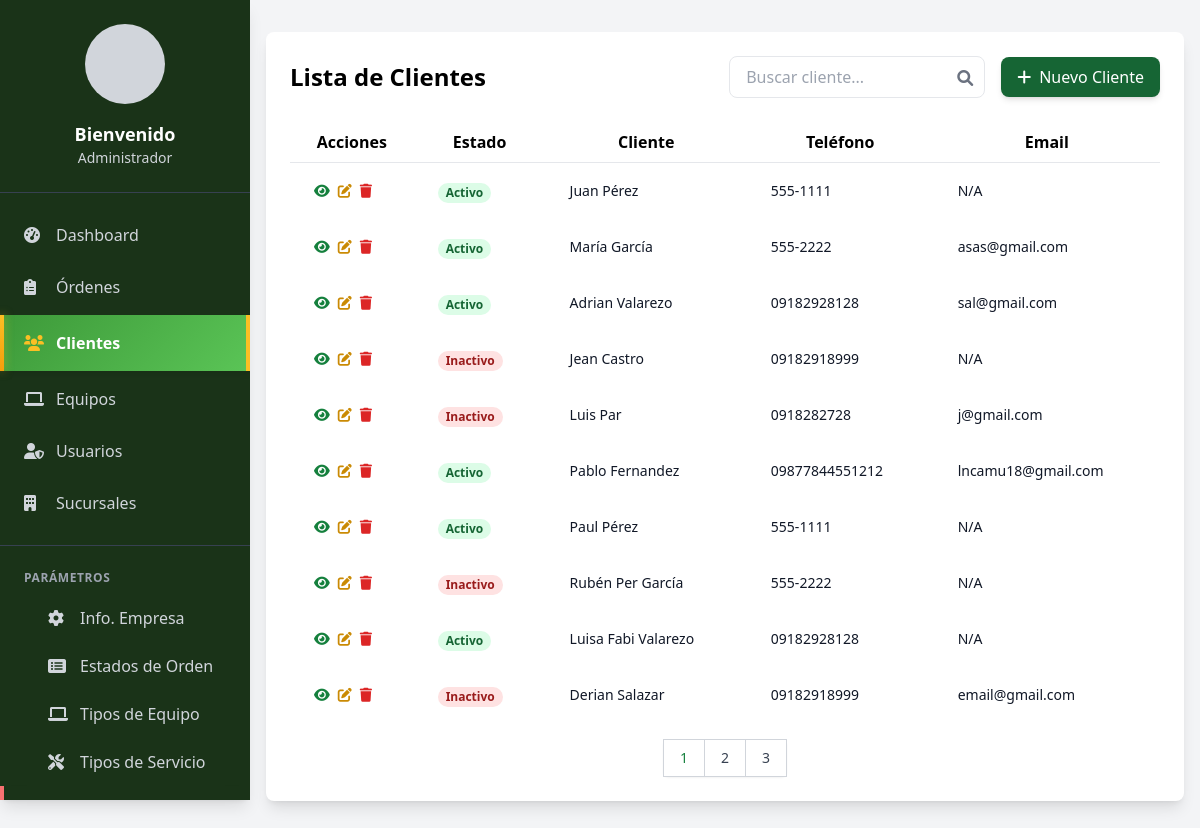
/modules/clientes/lista.php (signed in), run on the app's committed database.
### tables this page shows
CREATE TABLE IF NOT EXISTS clientes (
  id_cliente int(11) NOT NULL AUTO_INCREMENT,
  nombre_apellido varchar(100) NOT NULL,
  identificacion varchar(20) NOT NULL,
  direccion varchar(200) NOT NULL,
  telefono varchar(20) NOT NULL,
  empresa varchar(100) NOT NULL,
  id_tipo_cliente int(11) DEFAULT NULL,
  estado tinyint(1) DEFAULT 1,
  email varchar(100) DEFAULT 'N/A',
  PRIMARY KEY (id_cliente),
  UNIQUE KEY uq_identificacion (identificacion),
  KEY fk_clientes_tipo (id_tipo_cliente),
  CONSTRAINT clientes_ibfk_1 FOREIGN KEY (id_tipo_cliente) REFERENCES tipos_cliente (id_tipo_cliente)
);

### modules/clientes/lista.php (the view, shortened to what this page needs)
<?php
require_once '../../config/database.php';
$items_por_pagina = 10;
$pagina_actual = isset($_GET['pagina']) ? (int)$_GET['pagina'] : 1;
$query = "SELECT * FROM clientes WHERE 1=1";
$params = [];
$stmt = $conn->prepare($query);
$stmt->execute($params);
$total_registros = $stmt->rowCount();
$total_paginas = ceil($total_registros / $items_por_pagina);
$offset = ($pagina_actual - 1) * $items_por_pagina;
$query .= " LIMIT :offset, :limit";
$params['offset'] = $offset;
$params['limit'] = $items_por_pagina;
$stmt = $conn->prepare($query);
foreach ($params as $key => $value) {
    if ($key == 'offset' || $key == 'limit') {
        $stmt->bindValue($key, $value, PDO::PARAM_INT);
    } else {
        $stmt->bindValue($key, $value, PDO::PARAM_STR);
    }
}
$stmt->execute();
$clientes = $stmt->fetchAll();
?>
<!DOCTYPE html>
<html lang="es">
<head>
    <script src="https://cdn.tailwindcss.com"></script>
    <link href="https://cdnjs.cloudflare.com/ajax/libs/font-awesome/6.0.0/css/all.min.css" rel="stylesheet">
</head>
<body class="bg-gray-100">
    <?php include '../../includes/navbar.php'; ?>
    <div class="main-content">
        <div class="container mx-auto px-4 py-8">
            <div class="bg-white rounded-lg shadow-lg p-6">
                <div class="flex justify-between items-center mb-6">
                    <h1 class="text-2xl font-bold text-navy-blue">Lista de Clientes</h1>
                    <div class="flex flex-col md:flex-row items-center gap-4">
                        <div class="relative w-full md:w-64">
                            <input type="text" id="searchInput"
                                placeholder="Buscar cliente..."
                                class="w-full border rounded-lg px-4 py-2 focus:outline-none focus:ring-2 focus:ring-blue-500">
                            <button class="absolute right-3 top-2.5 text-gray-500">
                                <i class="fas fa-search"></i>
                            </button>
                        </div>
                        <a href="nuevo.php" class="w-full md:w-auto bg-green-800 text-white px-4 py-2 rounded-lg hover:bg-green-900 flex items-center justify-center transition-colors duration-200 shadow-md">
                            <i class="fas fa-plus mr-2"></i> Nuevo Cliente
                        </a>
                    </div>
                </div>
                <div class="overflow-x-auto">
                    <table class="min-w-full divide-y divide-gray-200">
                        <thead class="bg-navy-blue">
                            <tr>
                                <th class="px-4 py-2">Acciones</th>
                                <th class="px-4 py-2">Estado</th>
                                <th class="px-4 py-2">Cliente</th>
                                <th class="px-4 py-2">Teléfono</th>
                                <th class="px-4 py-2">Email</th>
                            </tr>
                        </thead>
                        <tbody id="tableBody">
                            <?php foreach ($clientes as $cliente): ?>
                                <tr class="hover:bg-gray-50">
                                    <td class="px-6 py-4 whitespace-nowrap text-sm">
                                        <div class="flex items-center space-x-2">
                                            <a href="ver_cliente.php?id=<?php echo $cliente['id_cliente']; ?>"
                                                class="text-green-700 hover:text-blue-800">
                                                <i class="fas fa-eye"></i>
                                            </a>
                                            <a href="editar.php?id=<?php echo $cliente['id_cliente']; ?>"
                                                class="text-yellow-600 hover:text-yellow-800">
                                                <i class="fas fa-edit"></i>
                                            </a>
                                            <a href="eliminar.php?id=<?php echo $cliente['id_cliente']; ?>"
                                                class="text-red-600 hover:text-red-800"
                                                onclick="return confirm('¿Está seguro de que desea eliminar este cliente?')">
                                                <i class="fas fa-trash"></i>
                                            </a>
                                        </div>
                                    </td>
                                    <td class="px-6 py-4 whitespace-nowrap">
                                        <span class="px-2 inline-flex text-xs leading-5 font-semibold rounded-full
                                        <?php echo $cliente['estado'] ? 'bg-green-100 text-green-800' : 'bg-red-100 text-red-800'; ?>">
                                            <?php echo $cliente['estado'] ? 'Activo' : 'Inactivo'; ?>
                                        </span>
                                    </td>
                                    <td class="px-6 py-4 whitespace-nowrap text-sm text-gray-900"><?php echo htmlspecialchars($cliente['nombre_apellido']); ?></td>
                                    <td class="px-6 py-4 whitespace-nowrap text-sm text-gray-900">
                                        <a href="https://wa.me/+593<?php echo htmlspecialchars($cliente['telefono']); ?>" target="_blank">
                                            <?php echo htmlspecialchars($cliente['telefono']); ?>
                                        </a>
                                    </td>
                                    <td class="px-6 py-4 whitespace-nowrap text-sm text-gray-900"><?php echo htmlspecialchars($cliente['email']); ?></td>
                                </tr>
                            <?php endforeach; ?>
                        </tbody>
                    </table>
                </div>
                <div id="paginationContainer" class="mt-4 flex justify-center">
                    <nav class="relative z-0 inline-flex rounded-md shadow-sm -space-x-px" aria-label="Pagination">
                        <?php for ($i = 1; $i <= $total_paginas; $i++): ?>
                            <a href="?pagina=<?php echo $i; ?>"
                                class="relative inline-flex items-center px-4 py-2 border border-gray-300 bg-white text-sm font-medium
                                  <?php echo $i === $pagina_actual ? 'text-green-700 bg-blue-50' : 'text-gray-700 hover:bg-gray-50'; ?>">
                                <?php echo $i; ?>
                            </a>
                        <?php endfor; ?>
                    </nav>
                </div>
            </div>
        </div>
    </div>
</body>
</html>

### includes/navbar.php (style rules this page uses)
.main-content { margin-left: 250px; transition: margin-left 0.3s ease-in-out; }
@media (min-width: 1025px) { .main-content { margin-left: 250px; } }

### data on the page
clientes: estado "Activo", nombre_apellido "Juan Pérez", telefono "555-1111", email "N/A"
clientes: estado "Activo", nombre_apellido "María García", telefono "555-2222", email "asas@gmail.com"
clientes: estado "Activo", nombre_apellido "Adrian Valarezo", telefono "09182928128", email "sal@gmail.com"
clientes: estado "Inactivo", nombre_apellido "Jean Castro", telefono "09182918999", email "N/A"
clientes: estado "Inactivo", nombre_apellido "Luis Par", telefono "0918282728", email "j@gmail.com"
clientes: estado "Activo", nombre_apellido "Pablo Fernandez", telefono "09877844551212", email "lncamu18@gmail.com"
clientes: estado "Activo", nombre_apellido "Paul Pérez", telefono "555-1111", email "N/A"
clientes: estado "Inactivo", nombre_apellido "Rubén Per García", telefono "555-2222", email "N/A"
clientes: estado "Activo", nombre_apellido "Luisa Fabi Valarezo", telefono "09182928128", email "N/A"
clientes: estado "Inactivo", nombre_apellido "Derian Salazar", telefono "09182918999", email "email@gmail.com"

### other printed values
$_SESSION['nombre_completo'] "Administrador"
